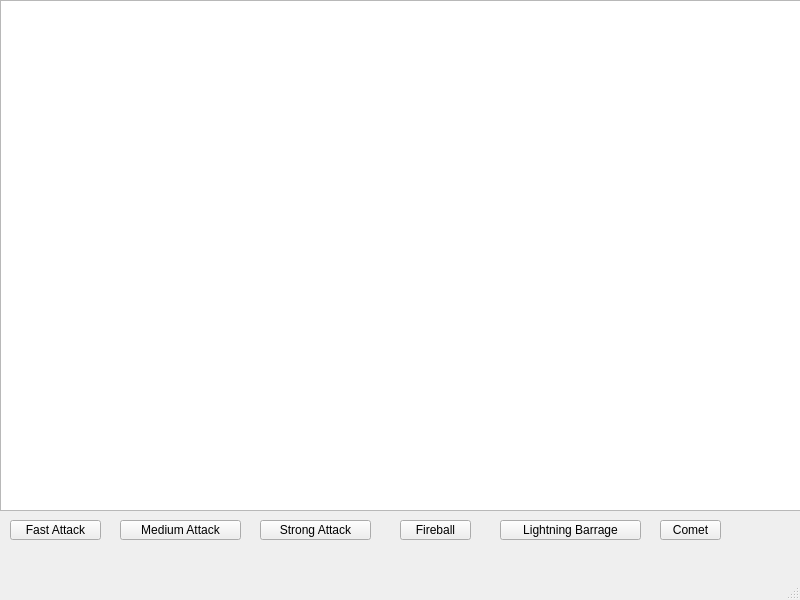
<?xml version="1.0" encoding="UTF-8"?>
<ui version="4.0">
 <class>knightscreen</class>
 <widget class="QMainWindow" name="knightscreen">
  <property name="geometry">
   <rect>
    <x>0</x>
    <y>0</y>
    <width>800</width>
    <height>600</height>
   </rect>
  </property>
  <property name="windowTitle">
   <string>MainWindow</string>
  </property>
  <widget class="QWidget" name="centralwidget">
   <widget class="QPushButton" name="pushButton">
    <property name="geometry">
     <rect>
      <x>10</x>
      <y>520</y>
      <width>91</width>
      <height>20</height>
     </rect>
    </property>
    <property name="text">
     <string>Fast Attack</string>
    </property>
   </widget>
   <widget class="QPushButton" name="pushButton_6">
    <property name="geometry">
     <rect>
      <x>660</x>
      <y>520</y>
      <width>61</width>
      <height>20</height>
     </rect>
    </property>
    <property name="text">
     <string>Comet</string>
    </property>
   </widget>
   <widget class="QPushButton" name="pushButton_5">
    <property name="geometry">
     <rect>
      <x>500</x>
      <y>520</y>
      <width>141</width>
      <height>20</height>
     </rect>
    </property>
    <property name="text">
     <string>Lightning Barrage</string>
    </property>
   </widget>
   <widget class="QGraphicsView" name="FightScreen">
    <property name="geometry">
     <rect>
      <x>0</x>
      <y>0</y>
      <width>801</width>
      <height>511</height>
     </rect>
    </property>
   </widget>
   <widget class="QPushButton" name="pushButton_4">
    <property name="geometry">
     <rect>
      <x>400</x>
      <y>520</y>
      <width>71</width>
      <height>20</height>
     </rect>
    </property>
    <property name="text">
     <string>Fireball</string>
    </property>
   </widget>
   <widget class="QPushButton" name="pushButton_3">
    <property name="geometry">
     <rect>
      <x>260</x>
      <y>520</y>
      <width>111</width>
      <height>20</height>
     </rect>
    </property>
    <property name="text">
     <string>Strong Attack</string>
    </property>
   </widget>
   <widget class="QPushButton" name="pushButton_2">
    <property name="geometry">
     <rect>
      <x>120</x>
      <y>520</y>
      <width>121</width>
      <height>20</height>
     </rect>
    </property>
    <property name="text">
     <string>Medium Attack</string>
    </property>
   </widget>
  </widget>
  <widget class="QMenuBar" name="menubar">
   <property name="geometry">
    <rect>
     <x>0</x>
     <y>0</y>
     <width>800</width>
     <height>22</height>
    </rect>
   </property>
  </widget>
  <widget class="QStatusBar" name="statusbar"/>
 </widget>
 <resources/>
 <connections/>
</ui>
